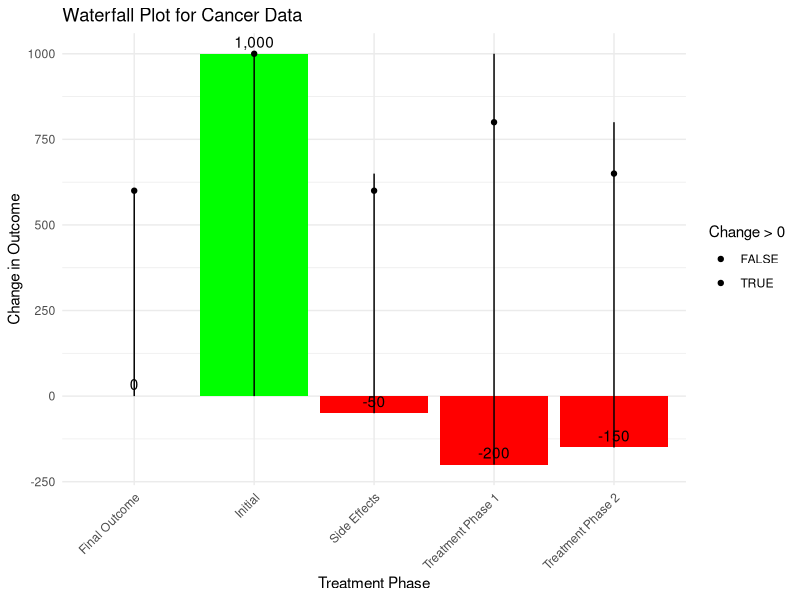

Reproduce this figure in R.
library(ggplot2)
library(dplyr)

# Sample cancer data
data <- data.frame(
  Phase = c("Initial", "Treatment Phase 1", "Treatment Phase 2", "Side Effects", "Final Outcome"),
  Change = c(1000, -200, -150, -50, NA)  # Example values in some unit
)

# Calculate cumulative values
data <- data %>%
  mutate(
    Cumulative = cumsum(replace(Change, is.na(Change), 0)),
    Start = lag(Cumulative, default = 0),
    End = Cumulative
  ) %>%
  mutate(
    Change = End - Start
  )

# Create the waterfall plot
ggplot(data, aes(x = Phase, y = Change, fill = Change > 0)) +
  geom_bar(stat = "identity", aes(y = Change, fill = Change > 0), show.legend = FALSE) +
  geom_text(aes(label = scales::comma(Change)), vjust = -0.5) +
  geom_segment(aes(xend = Phase, yend = Start), color = "black") +
  geom_point(aes(x = Phase, y = End), color = "black") +
  scale_fill_manual(values = c("red", "green")) +
  theme_minimal() +
  labs(title = "Waterfall Plot for Cancer Data", x = "Treatment Phase", y = "Change in Outcome") +
  theme(axis.text.x = element_text(angle = 45, hjust = 1))
